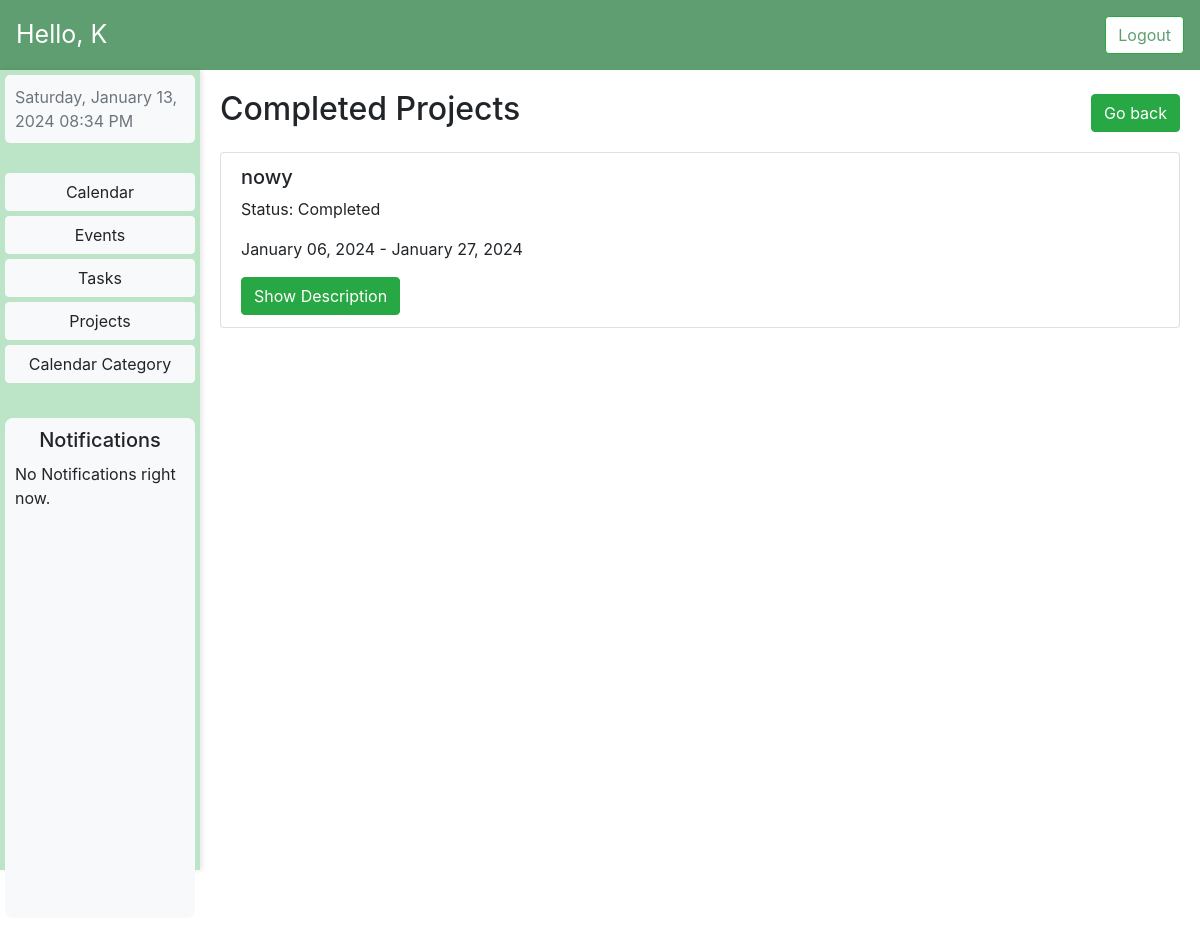
/completed_projects/ (signed in), run on the app's committed database.
### MyCalendar/models.py (models this page shows)
class Project(models.Model):
    user = models.ForeignKey(User, on_delete=models.CASCADE)
    title = models.CharField(max_length=200)
    description = models.TextField(blank=True)
    start_date = models.DateField()
    end_date = models.DateField()
    completed = models.BooleanField(default=False)

### MyCalendar/views.py (the view)
# urls.py: path('completed_projects/', completed_projects_view, name='completed_projects'),
def completed_projects_view(request):
    completed_projects = Project.objects.filter(completed=True, user=request.user)
    return render(request, 'completed_projects.html', {'completed_projects': completed_projects})

### MyCalendar/context_processors.py (called while the page is built, shortened)
def global_notifications(request):
    notifications = []
    if request.user.is_authenticated:
        projects = Project.objects.filter(user=request.user, completed=False)
        current_date = timezone.now().date()
        for project in projects:
            if project.end_date and current_date <= project.end_date <= current_date + timedelta(days=1):
                notification = {
                    'title': 'Project is ending soon.',
                    'content': f'Title: {project.title} <br> End Date: {project.end_date.strftime("%B %d, %Y")}',
                }
                notifications.append(notification)
        events = Event.objects.filter(user=request.user, end_date__gte=timezone.now(), start_date__gte=timezone.now())
    return {'global_notifications': notifications}

### templates/completed_projects.html (shortened to what this page needs)
{% extends 'dashboard.html' %}
{% load static %}
{% block styles %}
    <link rel="stylesheet" type="text/css" href="{% static 'css/dashboard.css' %}">
{% endblock %}
{% block dynamic_content %}
    <div class="row">
        <div class="col-md-12 mar">
            <div class="d-flex justify-content-between align-items-center mb-3">
                <h2 class="mr-auto">Completed Projects</h2>
                <a href="{% url 'projects' %}" class="btn btn-success">Go back</a>
            </div>
            <ul class="list-group">
                {% for project in completed_projects %}
                    <li class="list-group-item">
                        <div class="d-flex justify-content-between align-items-center">
                            <div>
                                <h5>{{ project.title }}</h5>
                                <p>Status: Completed</p>
                                <p>{{ project.start_date|date:"F d, Y" }} - {{ project.end_date|date:"F d, Y" }}</p>
                                {% if project.description %}
                                    <button class="btn btn-success show-description-btn" data-project-id="{{ project.id }}">
                                        Show Description
                                    </button>
                                {% endif %}
                            </div>
                        </div>
                    </li>
                {% empty %}
                    <p>No Completed Projects Found</p>
                {% endfor %}
            </ul>
        </div>
    </div>
{% endblock %}

### templates/dashboard.html (shortened to what this page needs)
{% extends 'base.html' %}
{% load static %}
{% block content %}
    <nav class="navbar navbar-expand-lg navbar-light" style="background-color: #5F9E70;">
        <span class="navbar-text text-white" style="font-size: 25px;">
            Hello, {{ request.user.username }}
        </span>
        <div class="collapse navbar-collapse" id="navbarNav">
            <ul class="navbar-nav ml-auto">
                <li class="nav-item">
                    <form method="post" action="{% url 'logout' %}" class="d-flex">
                        <button type="submit" class="btn btn-success btn-block" style="background-color: white; color: #5F9E70;">Logout</button>
                    </form>
                </li>
            </ul>
        </div>
    </nav>
    <div class="container-fluid">
        <div class="row">
            <div class="col-md-2 custom-background">
                <div id="datetime-info" class="text-muted"></div>
                <div class="vertical-menu ">
                    <a href="{% url 'dashboard' %}" class="btn btn-light">Calendar</a>
                    <a href="{% url 'events' %}" class="btn btn-light">Events</a>
                    <a href="{% url 'task_list' %}" class="btn btn-light">Tasks</a>
                    <a href="{% url 'projects' %}" class="btn btn-light">Projects</a>
                    <a href="{% url 'category_list' %}" class="btn btn-light">Calendar Category</a>
                    <div class="notification-box">
                        <div class="notification-header">
                            <h5>Notifications</h5>
                        </div>
                        <div class="notification-items" id="notification-items">
                        {% for notification in global_notifications %}
                            <div class="notification-item">
                                <h5 style="font-weight: bold; font-size: 18px;">{{ notification.title }}</h5>
                                <p>{{ notification.content|safe }}</p>
                            </div>
                        {% empty %}
                            <p>No Notifications right now.</p>
                        {% endfor %}
                    </div>
                    </div>
                </div>
            </div>
            <div class="col-md-10">
                {% block dynamic_content %}
                {% endblock %}
            </div>
        </div>
    </div>
{% endblock %}

### static/css/dashboard.css (style rules this page uses)
html { width: 100%; height: 100%; margin: 0; padding: 0; }
body { margin: 0; padding: 0; height: 100%; overflow: hidden; }
#datetime-info { background-color: #f8f9fa; padding: 10px; border-radius: 5px; }
.container-fluid, .row { height: 100%; }
.custom-background { background-color: rgba(122, 204, 144, 0.5); padding: 5px; box-shadow: 2px 0 5px rgba(0, 0, 0, 0.1); height: 100%; }
.vertical-menu { margin-top: 30px; display: flex; flex-direction: column; }
.vertical-menu a { margin-bottom: 5px; }
.mar { padding: 20px; }
.notification-box { background-color: #f8f9fa; border-radius: 8px; padding: 10px; height: 500px; margin-bottom: 5%; margin-top: 30px; }
.notification-header { text-align: center; margin-bottom: 10px; }
.notification-items { height: 100%; overflow-y: auto; }

### data on the page
Project: title "nowy", start_date "January 06, 2024", end_date "January 27, 2024"

### other printed values
{{ request.user.username }} "K"
